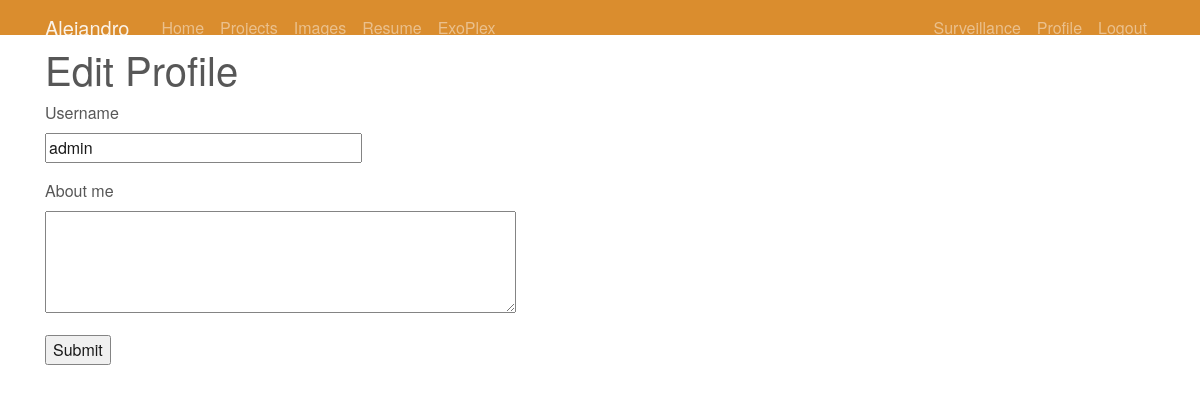
The page /edit_profile (signed in) on the database as committed earlier.
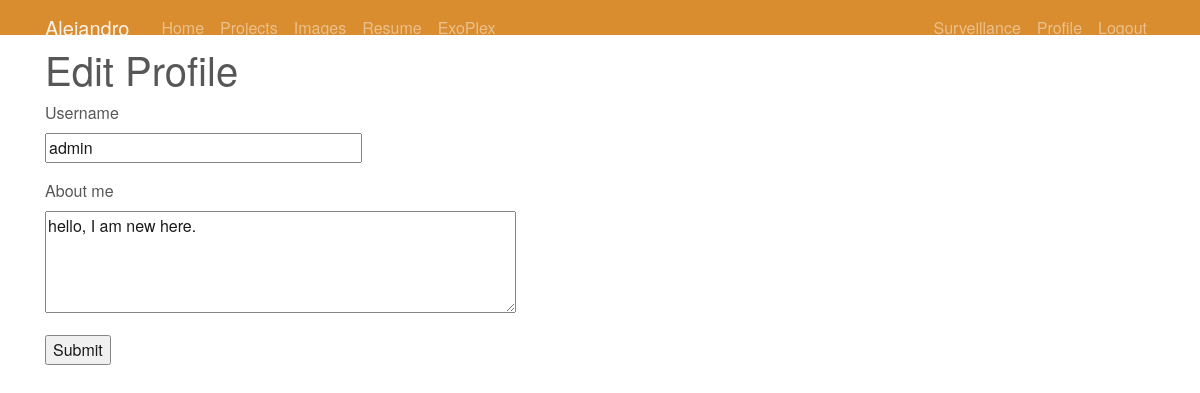
The same page on the database as committed later.
### app/models.py (models this page shows, shortened)
class User(db.Model, UserMixin):
    id = db.Column(db.Integer, primary_key = True)
    username = db.Column(db.String(20), unique = True, nullable = True, default = 'user') # no duplicates allowed
    email = db.Column(db.String(120), index=True, unique=True, default = 'none@none.com')
    password_hash = db.Column(db.String(10), unique = True, nullable = True, default = 'None')
    about_me = db.Column(db.String(140)) # 140 character about me
    last_seen = db.Column(db.DateTime, default = datetime.utcnow)

### app/routes.py (the view)
@app.route('/edit_profile', methods=['GET', 'POST'])
@login_required
def edit_profile():
    form = EditProfileForm()
    if form.validate_on_submit():
        current_user.username = form.username.data
        current_user.about_me = form.about_me.data
        db.session.commit()
        flash('Your changes have been saved.')
        return redirect(url_for('edit_profile'))
    elif request.method == 'GET':
        form.username.data = current_user.username
        form.about_me.data = current_user.about_me
    return render_template('edit_profile.html', title='Edit Profile', form=form)

### app/forms.py
class EditProfileForm(FlaskForm):
    username = StringField('Username', validators=[DataRequired()])
    about_me = TextAreaField('About me', validators=[Length(min=0, max=140)])
    submit = SubmitField('Submit')

### app/models.py (called while the page is built)
@login_manager.user_loader
def load_user(user_id):
    return User.query.get(int(user_id))

### app/routes.py (called while the page is built)
@app.before_request
def before_request():
    if current_user.is_authenticated:
        current_user.last_seen = datetime.utcnow()
        db.session.commit()

### app/templates/edit_profile.html (shortened to what this page needs)
{% extends "layout.html" %}
{% block content %}
    <h1>Edit Profile</h1>
    <form action="" method="post">
    <p>
        {{ form.username.label }}<br>
        {{ form.username(size=32) }}<br>
    </p>
    <p>
        {{ form.about_me.label }}<br>
        {{ form.about_me(cols=50, rows=4) }}<br>
    </p>
        <p>{{ form.submit() }}</p>
    </form>
{% endblock %}

### app/templates/layout.html (shortened to what this page needs)
<!DOCTYPE html>
<html>
  <head>
    <link rel="stylesheet" href="https://stackpath.bootstrapcdn.com/bootstrap/4.3.1/css/bootstrap.min.css">
    <link rel="stylesheet" type="text/css" href="{{ url_for('static', filename='css/main.css') }}">
  </head>
  <body>
    <header class="site-header">
        <header class="site-header">
            <nav class="navbar navbar-expand-md navbar-dark bg-steel fixed-top">
              <div class="container">
                <a class="navbar-brand mr-4" href="/">Alejandro</a>
                <div class="collapse navbar-collapse" id="navbarToggle">
                  <div class="navbar-nav mr-auto">
                    <a class="nav-item nav-link" href="{{ url_for('home') }}">Home</a>
                    <a class="nav-item nav-link" href="{{ url_for('projects') }}">Projects</a>
                    <a class="nav-item nav-link" href="{{ url_for('images') }}">Images</a>
                    <a class="nav-item nav-link" href="{{ url_for('resume') }}" target="_blank">Resume</a>
                    <a class="nav-item nav-link" href="{{ url_for('exoplex') }}" target="_blank">ExoPlex</a>
                  </div>
                  <div class="navbar-nav">
                    {% if current_user.is_authenticated %}
                    <a class="nav-item nav-link" href="{{ url_for('cam_query') }}">Surveillance</a>
                    {% endif %}
                    {% if current_user.is_anonymous %}
                    <a class="nav-item nav-link" href="{{ url_for('login') }}">Login</a>
                    {% else %}
                    <a class="nav-item nav-link" href="{{ url_for('user', username=current_user.username) }}">Profile</a>
                    <a class="nav-item nav-link" href="{{ url_for('logout') }}">Logout</a>
                    {% endif %}
                  </div>
                </div>
              </div>
            </nav>
    </header>
      <main role="main" class="container">
          <div class="row">
              <div class="col-md-12">
                  {% block content %}{% endblock %}
        </div>
  </body>
</html>

### app/static/css/main.css (style rules this page uses)
body { margin: 0; padding: 0; font-family: "Helvetica Neue", Helvetica, Arial, sans-serif; color: #444; }
header { background-color: rgb(214, 129, 24); height: 35px; width: 100%; opacity: .9; margin-bottom: 10px; }
.container { width: 1200px; margin: 0 auto; }

Rows that differ between the two databases and show on the page:
changed User "admin": about_me (not shown) → "hello, I am new here."
